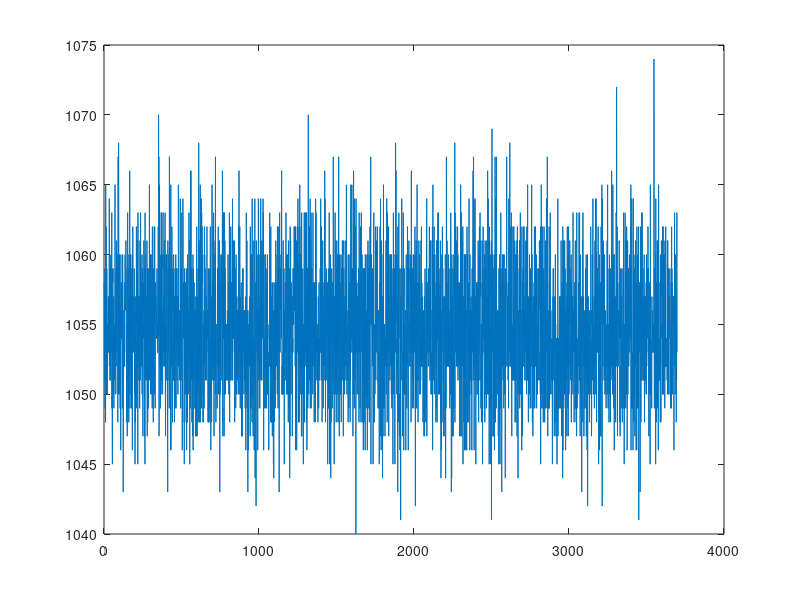

The MATLAB source for this figure: (Note: this script raises an error after producing the figure.)
%this file was used to desing and test the filter used in the dark sense
%device
f = csvread('floor+roomlight.txt');
plot(f);

% All frequency values are in Hz.
Fs = 75;  % Sampling Frequency

N  = 2;   % Order
Fc = 10;  % Cutoff Frequency

% Construct an FDESIGN object and call its BUTTER method.
h  = fdesign.lowpass('N,F3dB', N, Fc, Fs);
Hd = design(h, 'butter');

    for i = 1:1:2
        i
    x = f(Start:Stop,i);
    W = [512.5 512.5 512.5];
    Wn = 0;
    Yn = 116;
    Y = 0;
        for n = Start+3:Stop
            Wn = x(n) - a(2) * W(n-1);
            W = [W Wn];

            Yn = b(1) *(W(n) + W(n-1));
            Y = [Y Yn];
        end

        plot(Y)
        hold on
    end
 